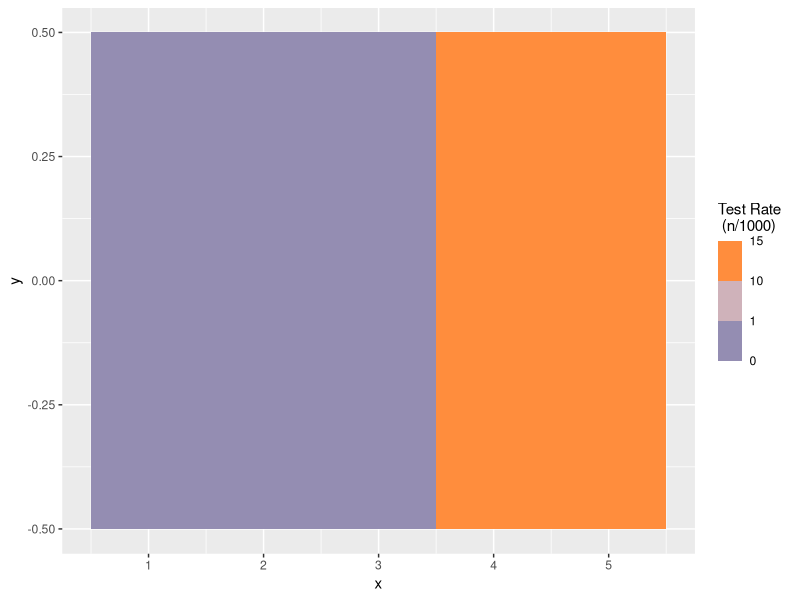
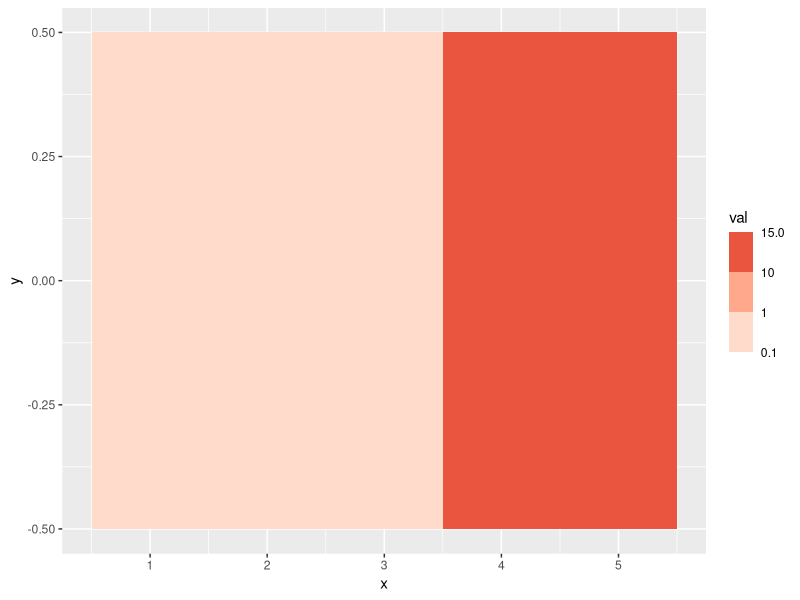

Here is the R script that generated these plots, in order:
## ---- chunk 1
knitr::opts_chunk$set(echo = TRUE)
## ---- chunk 2
library(ggplot2)
gg<-ggplot(data.frame(val = c(0.1, 0.5, 0.9, 10.2, 15), x = 1:5),
       aes(x, 0, fill = val)) +
  geom_tile()

gg+  scale_fill_stepsn(name = "Test Rate \n (n/1000)", 
                    colors =c("#999999","#6666FF", "#FFFF66","#FF6633"),
                    breaks = c(0,1, 10, 100), 
                    trans = scales::pseudo_log_trans(), #  ADDED THIS LINE
                    labels=scales::label_number(accuracy=1),
                    show.limits = TRUE) 
## ---- chunk 3
palette<-"Reds"
breaks = c(0,1, 10, 100)
  n<-length(breaks)-1
gg+scale_fill_stepsn(colors=RColorBrewer::brewer.pal(n,palette)
                                ,breaks=breaks,n.breaks=n
                                ,na.value=0,show.limits=TRUE,right=TRUE)
